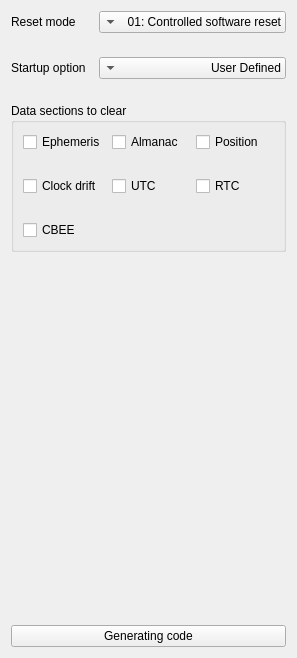
      <widget class="QWidget" name="page_23">
       <layout class="QGridLayout" name="gridLayout_18">
        <property name="verticalSpacing">
         <number>24</number>
        </property>
        <item row="4" column="0">
         <spacer name="verticalSpacer_15">
          <property name="orientation">
           <enum>Qt::Vertical</enum>
          </property>
          <property name="sizeHint" stdset="0">
           <size>
            <width>20</width>
            <height>349</height>
           </size>
          </property>
         </spacer>
        </item>
        <item row="2" column="0" colspan="3">
         <widget class="QGroupBox" name="groupBox_3">
          <property name="title">
           <string>Data sections to clear</string>
          </property>
          <layout class="QGridLayout" name="gridLayout_17">
           <property name="verticalSpacing">
            <number>24</number>
           </property>
           <item row="2" column="0">
            <widget class="QCheckBox" name="checkBox_cbee">
             <property name="text">
              <string>CBEE</string>
             </property>
            </widget>
           </item>
           <item row="0" column="0">
            <widget class="QCheckBox" name="checkBox_Ephemeris">
             <property name="text">
              <string>Ephemeris</string>
             </property>
            </widget>
           </item>
           <item row="1" column="0">
            <widget class="QCheckBox" name="checkBox_Clockdrift">
             <property name="text">
              <string>Clock drift</string>
             </property>
            </widget>
           </item>
           <item row="1" column="2">
            <widget class="QCheckBox" name="checkBox_UTC">
             <property name="text">
              <string>UTC</string>
             </property>
            </widget>
           </item>
           <item row="0" column="2">
            <widget class="QCheckBox" name="checkBox_Almanac">
             <property name="text">
              <string>Almanac</string>
             </property>
            </widget>
           </item>
           <item row="1" column="3">
            <widget class="QCheckBox" name="checkBox_RTC">
             <property name="text">
              <string>RTC</string>
             </property>
            </widget>
           </item>
           <item row="0" column="3">
            <widget class="QCheckBox" name="checkBox_Position">
             <property name="text">
              <string>Position</string>
             </property>
            </widget>
           </item>
          </layout>
         </widget>
        </item>
        <item row="0" column="0">
         <widget class="QLabel" name="label_41">
          <property name="text">
           <string>Reset mode</string>
          </property>
         </widget>
        </item>
        <item row="6" column="0" colspan="3">
         <widget class="QPushButton" name="pushButton_GC23">
          <property name="layoutDirection">
           <enum>Qt::LeftToRight</enum>
          </property>
          <property name="text">
           <string>Generating code</string>
          </property>
         </widget>
        </item>
        <item row="0" column="1" colspan="2">
         <widget class="QComboBox" name="comboBox_resetMode">
          <property name="layoutDirection">
           <enum>Qt::RightToLeft</enum>
          </property>
          <item>
           <property name="text">
            <string>01: Controlled software reset</string>
           </property>
          </item>
          <item>
           <property name="text">
            <string>02: Controlled software reset</string>
           </property>
          </item>
          <item>
           <property name="text">
            <string>08: Controlled GNSS stop</string>
           </property>
          </item>
          <item>
           <property name="text">
            <string>09: Controlled GNSS start</string>
           </property>
          </item>
         </widget>
        </item>
        <item row="1" column="0">
         <widget class="QLabel" name="label_5">
          <property name="text">
           <string>Startup option</string>
          </property>
         </widget>
        </item>
        <item row="1" column="1" colspan="2">
         <widget class="QComboBox" name="comboBox_reset_option">
          <property name="layoutDirection">
           <enum>Qt::RightToLeft</enum>
          </property>
          <item>
           <property name="text">
            <string>User Defined</string>
           </property>
          </item>
          <item>
           <property name="text">
            <string>Hotstart</string>
           </property>
          </item>
          <item>
           <property name="text">
            <string>Warmstart</string>
           </property>
          </item>
          <item>
           <property name="text">
            <string>Coldstart</string>
           </property>
          </item>
         </widget>
        </item>
       </layout>
      </widget>
